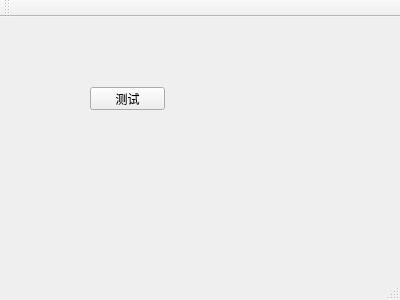
<?xml version="1.0" encoding="UTF-8"?>
<ui version="4.0">
 <class>MainWindow</class>
 <widget class="QMainWindow" name="MainWindow">
  <property name="geometry">
   <rect>
    <x>0</x>
    <y>0</y>
    <width>400</width>
    <height>300</height>
   </rect>
  </property>
  <property name="windowTitle">
   <string>MainWindow</string>
  </property>
  <widget class="QWidget" name="centralWidget">
   <widget class="QPushButton" name="pushButton">
    <property name="geometry">
     <rect>
      <x>90</x>
      <y>70</y>
      <width>75</width>
      <height>23</height>
     </rect>
    </property>
    <property name="text">
     <string>测试</string>
    </property>
   </widget>
  </widget>
  <widget class="QMenuBar" name="menuBar">
   <property name="geometry">
    <rect>
     <x>0</x>
     <y>0</y>
     <width>400</width>
     <height>23</height>
    </rect>
   </property>
  </widget>
  <widget class="QToolBar" name="mainToolBar">
   <attribute name="toolBarArea">
    <enum>TopToolBarArea</enum>
   </attribute>
   <attribute name="toolBarBreak">
    <bool>false</bool>
   </attribute>
  </widget>
  <widget class="QStatusBar" name="statusBar"/>
 </widget>
 <layoutdefault spacing="6" margin="11"/>
 <resources/>
 <connections>
  <connection>
   <sender>pushButton</sender>
   <signal>clicked()</signal>
   <receiver>MainWindow</receiver>
   <slot>close()</slot>
   <hints>
    <hint type="sourcelabel">
     <x>147</x>
     <y>126</y>
    </hint>
    <hint type="destinationlabel">
     <x>241</x>
     <y>169</y>
    </hint>
   </hints>
  </connection>
 </connections>
</ui>
